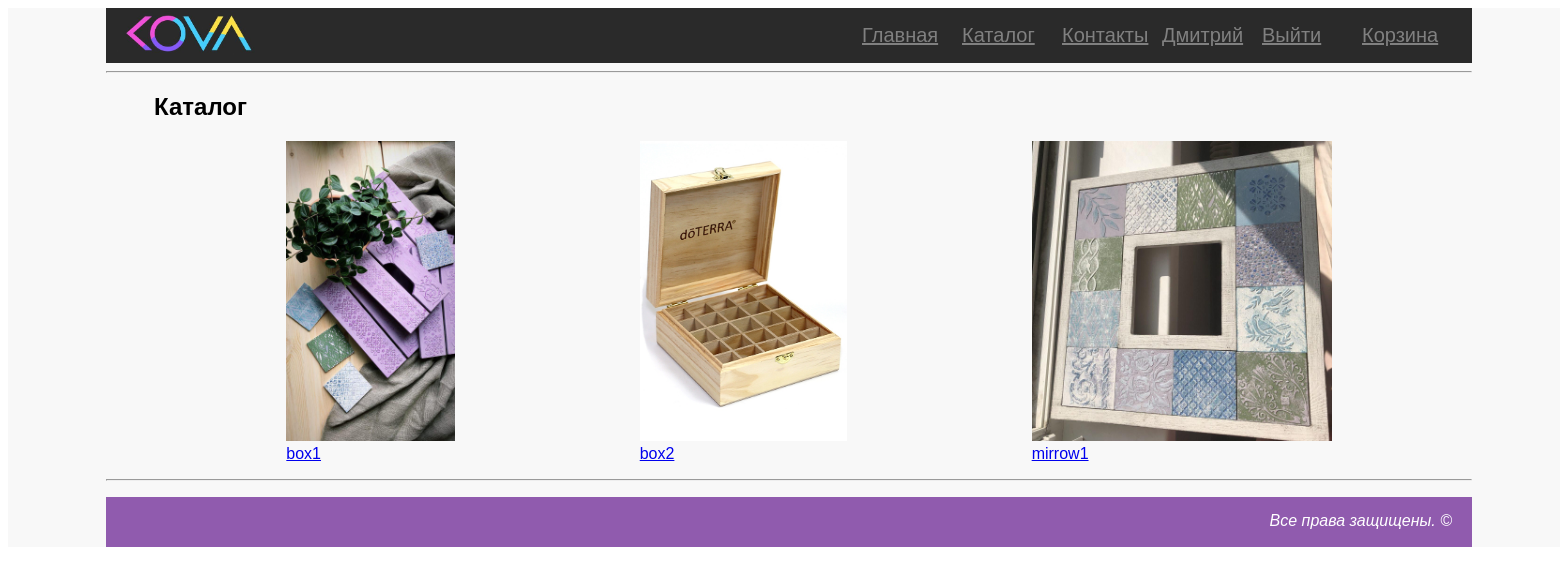
The page /catalog (signed in) on the database its author committed.
### authapp/models.py (models this page shows, shortened)
class ShopUser(AbstractUser):
    avatar = models.ImageField(upload_to='users_avatars', blank=True)
    age = models.PositiveIntegerField(verbose_name='возраст', default=18)
    activation_key = models.CharField(verbose_name='ключ подтверждения', max_length=128, blank=True)
    activation_key_expires = models.DateTimeField(
        verbose_name='актуальность ключа',
        default=(now() + timedelta(hours=48)))

### mainapp/models.py (models this page shows, shortened)
class Product(models.Model):
    PUBLICATED = 'PUB'
    PRIVATE = 'PRV'
    PUBLICATED_CHOICES = (
        (PUBLICATED, 'Publicated'),
        (PRIVATE, 'Private'),
    )
    category = models.ForeignKey(ProductCategory, on_delete=models.CASCADE)
    title = models.CharField(max_length=150)
    image = models.ImageField(blank=True, null=True)
    cost = models.DecimalField(max_digits=7, decimal_places=2)
    short_desc = models.CharField(verbose_name='краткое описание', max_length=200, blank=True)
    description = models.TextField(verbose_name='подбробное описание', blank=True)
    publicated = models.CharField(
        max_length=3,
        choices=PUBLICATED_CHOICES,
        default=PUBLICATED
    )
    created = models.DateTimeField(auto_now_add=True)
    modifield = models.DateTimeField(auto_now=True)

### mainapp/views.py (the view)
# urls.py: re_path(r'^catalog', mainapp.catalog, name='catalog'),
def catalog(request):
    query = models.Product.objects.all()
    return render(request, 'mainapp/catalog.html', {'results': query})

### mainapp/context_processors.py (called while the page is built)
def basket(request):
    print('context_processor basket works')
    basket = []
    if request.user.is_authenticated:
        basket = Basket.objects.filter(user=request.user)
    return {
        'basket': basket,
    }

### mainapp/templates/mainapp/catalog.html (shortened to what this page needs)
{% extends 'mainapp/base.html' %}
{% load static %}
{% block page_content %}
<h2>Каталог</h2>
<div class="product_catalog">
            <ul>
                {% for itm in results %}
                <li>
                     <a href="{% url 'detail' pk=itm.id %}">
                        <img src="/media/{{ itm.image }}"
                            alt="{{ itm.title }}"
                            ><br>
                        {{ itm.title }}</a><br>
                </li>
                {% endfor %}
            </ul>
        </div>
{% endblock %}

### mainapp/templates/includes/menu.html (shortened to what this page needs)
<ul class="menu">
    <li><a href="/">Главная</a></li>
    <li><a href="{% url 'catalog' %}">Каталог</a></li>
    <li><a href="{% url 'contacts' %}">Контакты</a></li>
    {% if user.is_authenticated %}
        <li>
            <a href="{% url 'auth:edit' %}">
                {{ user.first_name|default:'USER' }}
            </a>
        </li>
    {% endif %}
        <li>
            {% if user.is_authenticated %}
                <a href="{% url 'auth:logout' %}">Выйти</a>
            {% else %}
                <a href="{% url 'auth:login' %}">Войти</a>
            {% endif %}
        </li>
    <li><a href="{% url 'basket:view' %}" class="basket">Корзина
        </a>
    </li>
</ul>

### mainapp/static/css/main.css (style rules this page uses)
.menu { list-style-type: none; display: flex; position: relative; right: 10px; }
.menu li { border: 1px #eaeaea; width: 100px; display: flex; }
.menu a { color: grey; font-size: 20px; }
.product_catalog img { height: 300px; }
.product_catalog ul { list-style: none ; display: flex; justify-content: space-around; }

### rows shown on the page
ShopUser: first_name "Дмитрий"
Product: image (picture), title "box1"
Product: image (picture), title "box2"
Product: image (picture), title "mirrow1"
